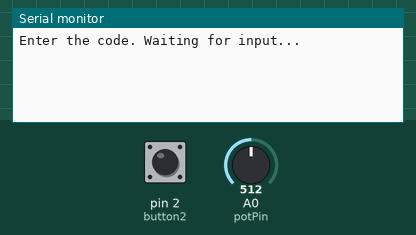
Recording of a sketch running on a simulated Arduino Uno, built with avr-gcc and run on an emulated ATmega328P. On the bench: the last lines printed to the serial monitor. The inputs (shaded band) are chosen by the test bench; at power-on: pin 2 (button2) LOW, A0 (potPin) = 512.

Above: at 1.2 s.
1.3 s: pin 2 (button2) pulled HIGH for 0.15 s
At 1.7 s:
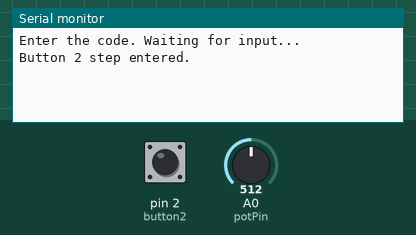
2.9 s: A0 (potPin) set to 40
At 4.1 s:
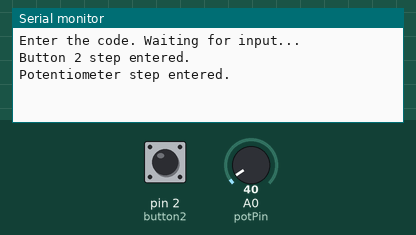

The sketch:

Hw12.ino
```cpp
const int button1 = 5;
const int button2 = 2;
const int potPin = A0;

int sequence[] = {2, -1, 1};
int inputIndex = 0;
bool waitingForInput = true;

void setup() {
  Serial.begin(9600);
  pinMode(button1, INPUT);
  pinMode(button2, INPUT);
  Serial.println("Enter the code. Waiting for input...");
}

void loop() {
  if (waitingForInput) {
    if (sequence[inputIndex] == -1) {
      int potValue = analogRead(potPin);
      if (potValue < 50) {
        Serial.println("Potentiometer step entered.");
        inputIndex++;
        delay(500);
      }
    } else {
      if (digitalRead(sequence[inputIndex]) == HIGH) { // Inverted logic
        Serial.print("Button ");
        Serial.print(sequence[inputIndex]);
        Serial.println(" step entered.");
        inputIndex++;
        delay(500);
      }
    }

    if (inputIndex >= sizeof(sequence) / sizeof(sequence[0])) {
      waitingForInput = false;
    }
  } else {
    if (validateCode()) {
      Serial.println("Code is correct!");
    } else {
      Serial.println("Code is wrong!");
    }
    resetMachine();
  }
}

bool validateCode() {
  return inputIndex == sizeof(sequence) / sizeof(sequence[0]);
}

void resetMachine() {
  inputIndex = 0;
  waitingForInput = true;
  delay(1000);
  Serial.println("Try again. Waiting for input...");
}
```

Measured:
- after the input at 1.3 s, the serial monitor: prints a new line at once (image 1)
- after the input at 2.9 s, the serial monitor: prints a new line at once (image 2)
